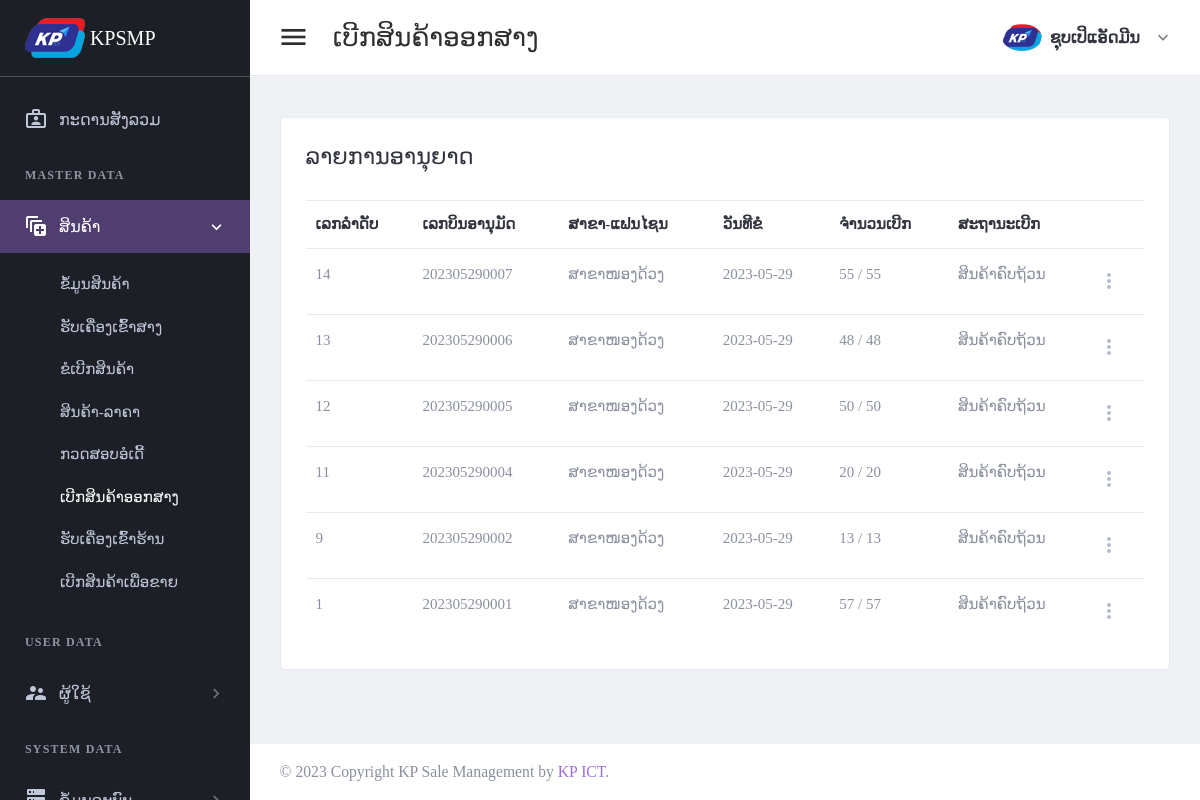
Page /page/approval-list.php (signed in) on the committed database.
### tables this page shows
CREATE TABLE `tbl_header_title` (
  `ht_id` int(11) NOT NULL,
  `ht_name` varchar(300) DEFAULT NULL
);

CREATE TABLE `tbl_sub_title` (
  `st_id` int(11) NOT NULL,
  `st_name` varchar(300) DEFAULT NULL,
  `icon_code` varchar(100) DEFAULT NULL,
  `ht_id` int(11) DEFAULT NULL
);

CREATE TABLE `tbl_page_title` (
  `pt_id` int(11) NOT NULL,
  `pt_name` varchar(300) DEFAULT NULL,
  `ptf_name` varchar(100) DEFAULT NULL,
  `st_id` int(11) DEFAULT NULL
);

CREATE TABLE `tbl_approve_order` (
  `apo_id` int(11) NOT NULL,
  `apo_bill_number` varchar(30) DEFAULT NULL,
  `or_id` int(11) DEFAULT NULL,
  `br_id` int(11) DEFAULT NULL,
  `wh_id` int(11) DEFAULT NULL,
  `add_by` int(11) DEFAULT NULL,
  `date_register` date DEFAULT NULL
);

CREATE TABLE `tbl_branch` (
  `br_id` int(11) NOT NULL,
  `br_name` varchar(150) DEFAULT NULL,
  `br_status` int(11) DEFAULT NULL,
  `br_type` int(11) DEFAULT NULL,
  `add_by` int(11) DEFAULT NULL,
  `date_register` date DEFAULT NULL
);

### setting/checksession.php (called while the page is built, shortened)
<?php
	if($_SESSION['id_users'] == "" )
	{
	header("location:logout.php");
	}
	  else{
		$full_name = $_SESSION["full_name"];
		$role_id = $_SESSION["role_id"];
	}
?>

### page/approval-list.php (the view, shortened to what this page needs)
<?php
include("../setting/checksession.php");
include("../setting/conn.php");
$header_name = "ເບີກສິນຄ້າອອກສາງ";
$header_click = "2";
?>
<!DOCTYPE html>
<html lang="en" dir="ltr">
<head>
    <?php
    include("../setting/callcss.php");
    ?>
</head>
<body class="navbar-fixed sidebar-fixed" id="body">
    <div class="wrapper">
        <?php include "menu.php"; ?>
        <div class="page-wrapper">
            <?php
            include "header.php";
            ?>
            <div class="content-wrapper">
                <div class="content">
                    <div class="email-wrapper rounded border bg-white">
                        <div class="  no-gutters justify-content-center">
                            <div class="    ">
                                <div class="  p-4 p-xl-5">
                                    <div class="email-body-head mb-6 ">
                                        <h4 class="text-dark">ລາຍການອານຸຍາດ</h4>
                                    </div>
                                    <form method="post" id="additemorderfrm">
                                        <table id="productsTable2" class="table table-hover table-product" style="width:100%">
                                            <thead>
                                                <tr>
                                                    <th>ເລກລຳດັບ</th>
                                                    <th>ເລກບິນອານຸມັດ</th>
                                                    <th>ສາຂາ-ແຟນໄຊນ</th>
                                                    <th>ວັນທີຂໍ</th>
                                                    <th>ຈຳນວນເບີກ</th>
                                                    <th>ສະຖານະເບີກ</th>
                                                    <th></th>
                                                </tr>
                                            </thead>
                                            <tbody>
                                                <?php
                                                $stmt4 = $conn->prepare("
                                                SELECT a.apo_id,apo_bill_number,br_name,a.date_register as date_request
                                                FROM tbl_approve_order a
                                                left join tbl_branch c on a.br_id = c.br_id
                                                order by a.apo_id desc ");
                                                $stmt4->execute();
                                                if ($stmt4->rowCount() > 0) {
                                                    while ($row4 = $stmt4->fetch(PDO::FETCH_ASSOC)) {
                                                        $apo_id = $row4['apo_id'];
                                                ?>
                                                        <tr>
                                                            <td><?php echo $row4['apo_id'];?></td>
                                                            <td><?php echo $row4['apo_bill_number']; ?></td>
                                                            <td><?php echo $row4['br_name']; ?></td>
                                                            <td><?php echo $row4['date_request']; ?></td>
                                                            <?php
                                                            $rowio = $conn->query("select    sum(item_values) as item_count
                                                            from tbl_stock_out_warehouse_detail a
                                                            left join tbl_stock_out_warehouse b on a.sow_id = b.sow_id
                                                            where apo_id ='$apo_id'
                                                            group by apo_id  ")->fetch(PDO::FETCH_ASSOC);
                                                            if (!empty($rowio['item_count'])) {
                                                                $item_count =  $rowio['item_count'];
                                                            } else {
                                                                $item_count = 0;
                                                            }
                                                            $rowap = $conn->query("
                                                            select sum(item_values) as item_approve
                                                            from tbl_approve_order_detail
                                                            where apo_id ='$apo_id'
                                                            group by apo_id  ")->fetch(PDO::FETCH_ASSOC);
                                                            if (!empty($rowap['item_approve'])) {
                                                                $item_approve =  $rowap['item_approve'];
                                                            } else {
                                                                $item_approve = 0;
                                                            }
                                                            ?>
                                                            <td>
                                                                <?php
                                                                echo "$item_count";
                                                                echo " / ";
                                                                echo "$item_approve";
                                                                ?>
                                                            </td>
                                                            <td>
                                                                <?php
                                                                if ($item_count == $item_approve) {
                                                                    echo "ສິນຄ້າຄົບຖ້ວນ";
                                                                } else {
                                                                    echo "ສິນຄ້າບໍ່ຄົບ";
                                                                }
                                                                ?>
                                                            </td>
                                                            <td>
                                                                <div class="dropdown">
                                                                    <a class="dropdown-toggle icon-burger-mini" href="#" role="button" id="dropdownMenuLink" data-toggle="dropdown" aria-haspopup="true" aria-expanded="false" data-display="static">
                                                                    </a>
                                                                </div>
                                                            </td>
                                                        </tr>
                                                <?php
                                                    }
                                                }
                                                ?>
                                            </tbody>
                                        </table>
                                    </form>
                                </div>
                            </div>
                        </div>
                    </div>
                </div>
            </div>
            <?php include "footer.php"; ?>
        </div>
    </div>
</body>
</html>

### setting/callcss.php (shortened to what this page needs)
<link href="../plugins/material/css/materialdesignicons.min.css" rel="stylesheet" />
<link href="../plugins/simplebar/simplebar.css" rel="stylesheet" />
<link href="../plugins/material/css/materialdesignicons.min.css" rel="stylesheet" />
<link href="../plugins/nprogress/nprogress.css" rel="stylesheet" />
<link id="main-css-href" rel="stylesheet" href="../css/3style.css" />
<link href="../plugins/prism/prism.css" rel="stylesheet" />
<link href="../plugins/DataTables/DataTables-1.10.18/css/jquery.dataTables.min.css" rel="stylesheet" />
<link href="../css/sweetalert.css" rel="stylesheet">
<link href="../css/facebox.css" rel="stylesheet">

### page/menu.php
<aside class="left-sidebar sidebar-dark" id="left-sidebar">
  <div id="sidebar" class="sidebar sidebar-with-footer">
    <div class="app-brand">
      <a href="index.php">
        <img src="../images/iconmenu.png" alt="Mono">
        <span class="brand-name"> KPSMP</span>
      </a>
    </div>
    <div class="sidebar-left" data-simplebar style="height: 100%;">
      <ul class="nav sidebar-inner" id="sidebar-menu">
        <li class="<?php if ($header_click == 0) {
                      echo "active";
                    } ?>">
          <a class="sidenav-item-link" href="index.php">
            <i class="mdi mdi-briefcase-account-outline"></i>
            <span class="nav-text">ກະດານສັງລວມ</span>
          </a>
        </li>
        <?php
        $stmt = $conn->prepare(" SELECT distinct a.ht_id,ht_name
        FROM tbl_header_title a
        left join tbl_role_page b on a.ht_id = b.ht_id
        where role_id ='$role_id'
        order by  a.ht_id asc ");
        $stmt->execute();
        if ($stmt->rowCount() > 0) {
          while ($row = $stmt->fetch(PDO::FETCH_ASSOC)) {
            $ht_id = $row['ht_id'];
            $ht_name = $row['ht_name'];
        ?>
            <li class="section-title"> <?php echo "$ht_name"; ?></li>
            <?php
            $stmt1 = $conn->prepare("SELECT distinct a.st_id,st_name,role_id,icon_code
            FROM tbl_sub_title a
            left join tbl_role_page b on a.st_id = b.st_id
            where a.ht_id = '$ht_id' and role_id ='$role_id'
            order by a.st_id asc ");
            $stmt1->execute();
            if ($stmt1->rowCount() > 0) {
              while ($row1 = $stmt1->fetch(PDO::FETCH_ASSOC)) {
                $st_name = $row1['st_name'];
                $st_id = $row1['st_id'];
                $icon_code = $row1['icon_code'];
            ?>
                <li class='has-sub <?php if ($header_click == "$st_id") {
                                      echo "active expand";
                                    } ?>'>
                  <a class="sidenav-item-link" href="javascript:void(0)" data-toggle="collapse" data-target='#<?php echo "$st_name"; ?>' aria-expanded="false" aria-controls="<?php echo "$st_name"; ?>">
                    <i class="mdi <?php echo "$icon_code"; ?>"></i>
                    <span class="nav-text"> <?php echo "$st_name"; ?> </span> <b class="caret"></b>
                  </a>
                  <ul class='collapse <?php if ($header_click == "$st_id") {
                                        echo "show";
                                      } ?>' id="<?php echo "$st_name"; ?>" data-parent="#sidebar-menu">
                    <div class="sub-menu">
                      <?php
                      $stmt2 = $conn->prepare(" SELECT pt_name,ptf_name
                      FROM tbl_page_title a
                      left join tbl_role_page b on a.pt_id = b.pt_id
                      where a.st_id = '$st_id' and role_id ='$role_id'
                      order by a.pt_id asc ");
                      $stmt2->execute();
                      if ($stmt2->rowCount() > 0) {
                        while ($row2 = $stmt2->fetch(PDO::FETCH_ASSOC)) {
                          $pt_name = $row2['pt_name'];
                      ?>
                          <li class="<?php if ($header_name ==  $row2['pt_name']) {
                                        echo "active";
                                      } ?>">
                            <a class="sidenav-item-link" href='<?php echo $row2['ptf_name'] ?>'>
                              <span class="nav-text"><?php echo "$pt_name"; ?></span>
                            </a>
                          </li>
                      <?php
                        }
                      }
                      ?>
                    </div>
                  </ul>
              <?php
              }
            }
              ?>
                </li>
            <?php
          }
        }
            ?>
      </ul>
    </div>
  </div>
</aside>

### page/header.php (shortened to what this page needs)
<header class="main-header" id="header">
  <nav class="navbar navbar-expand-lg navbar-light" id="navbar">
    <button id="sidebar-toggler" class="sidebar-toggle">
    </button>
    <span class="page-title"><?php echo "$header_name"; ?></span>
    <div class="navbar-right ">
      <ul class="nav navbar-nav">
        <li class="dropdown user-menu">
          <button class="dropdown-toggle nav-link" data-toggle="dropdown">
            <img src="../images/iconmenu.png" class="user-image rounded-circle" alt="User Image" />
            <span class="d-none d-lg-inline-block"><?php echo "$full_name"; ?></span>
          </button>
        </li>
      </ul>
    </div>
  </nav>
</header>

### page/footer.php (shortened to what this page needs)
<footer class="footer mt-auto">
	<div class="copyright bg-white">
		<p>
			&copy; <span id="copy-year"></span> Copyright KP Sale Management by <a class="text-primary"> KP ICT</a>.
		</p>
	</div>
</footer>

### rows in the picture
tbl_header_title: ht_name "MASTER DATA"
tbl_sub_title: st_name "ສິນຄ້າ"
tbl_page_title: pt_name "ຂໍ້ມູນສິນຄ້າ"
tbl_page_title: pt_name "ຮັບເຄື່ອງເຂົ້າສາງ"
tbl_page_title: pt_name "ຂໍເບີກສິນຄ້າ"
tbl_page_title: pt_name "ສິນຄ້າ-ລາຄາ"
tbl_page_title: pt_name "ກວດສອບອໍເດີ້"
tbl_page_title: pt_name "ເບີກສິນຄ້າອອກສາງ"
tbl_page_title: pt_name "ຮັບເຄື່ອງເຂົ້າຮ້ານ"
tbl_page_title: pt_name "ເບີກສິນຄ້າເພື່ອຂາຍ"
tbl_header_title: ht_name "USER DATA"
tbl_sub_title: st_name "ຜູ້ໃຊ້"
tbl_header_title: ht_name "SYSTEM DATA"
tbl_approve_order: apo_id "14", apo_bill_number "202305290007", br.br_name "ສາຂາໜອງດ້ວງ", date_register "2023-05-29", item_count "55", item_approve "55"
tbl_approve_order: apo_id "13", apo_bill_number "202305290006", br.br_name "ສາຂາໜອງດ້ວງ", date_register "2023-05-29", item_count "48", item_approve "48"
tbl_approve_order: apo_id "12", apo_bill_number "202305290005", br.br_name "ສາຂາໜອງດ້ວງ", date_register "2023-05-29", item_count "50", item_approve "50"
tbl_approve_order: apo_id "11", apo_bill_number "202305290004", br.br_name "ສາຂາໜອງດ້ວງ", date_register "2023-05-29", item_count "20", item_approve "20"
tbl_approve_order: apo_id "9", apo_bill_number "202305290002", br.br_name "ສາຂາໜອງດ້ວງ", date_register "2023-05-29", item_count "13", item_approve "13"
tbl_approve_order: apo_id "1", apo_bill_number "202305290001", br.br_name "ສາຂາໜອງດ້ວງ", date_register "2023-05-29", item_count "57", item_approve "57"

### other values in the picture
$header_name "ເບີກສິນຄ້າອອກສາງ"
$full_name "ຊຸບເປິແອັດມີນ"
